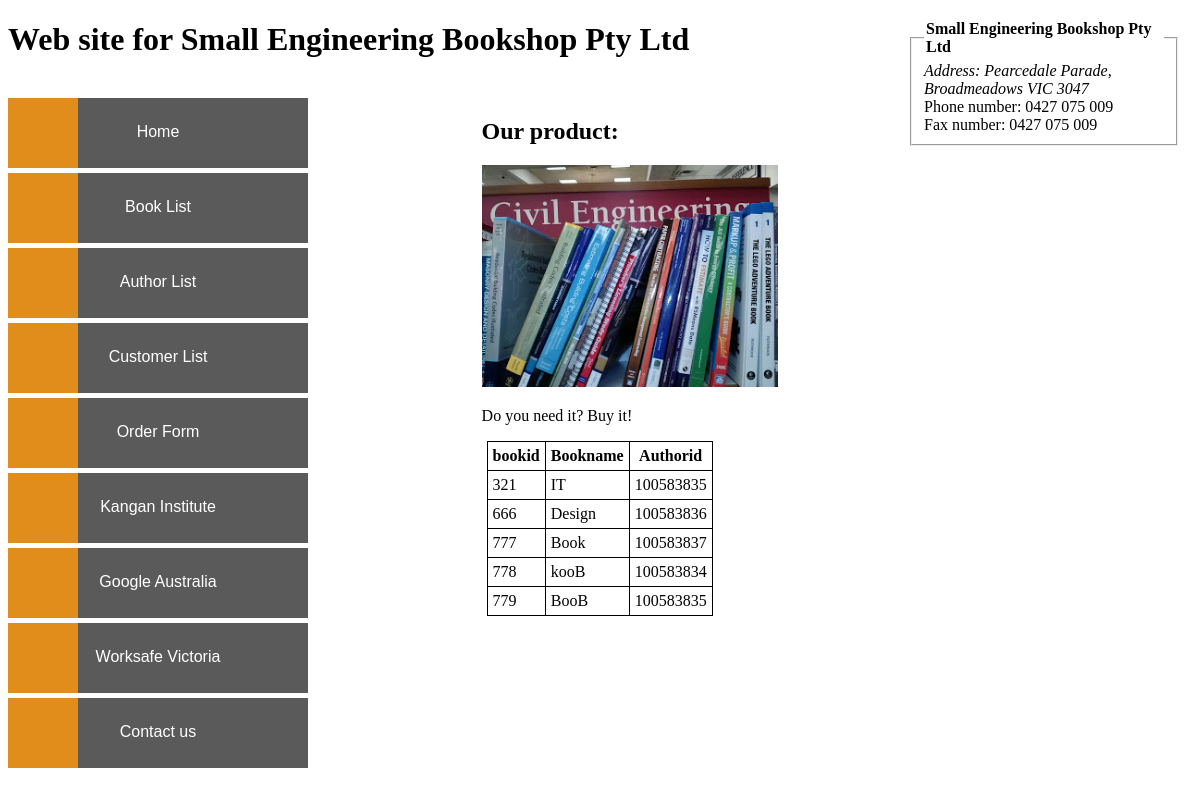
The page / on the database its author committed.
### tables this page shows
CREATE TABLE `Book` (
  `bookid` varchar(10) NOT NULL,
  `Bookname` varchar(30) NOT NULL,
  `Authorid` varchar(10) NOT NULL
);

### index.php (the view, shortened to what this page needs)
<!DOCTYPE html>
<html lang="en">
	<head>
				<link rel="stylesheet" href="main.css">
				<link rel="stylesheet prefetch" href="http://netdna.bootstrapcdn.com/font-awesome/3.1.1/css/font-awesome.min.css">
	</head>
	<body>
		<header>
				<h1>Web site for Small Engineering Bookshop Pty Ltd</h1>
					<fieldset style="width: 20%">
						<legend style="font-weight: bold">Small Engineering Bookshop Pty Ltd</legend>
							<address>Address:
									Pearcedale Parade, Broadmeadows VIC 3047
							</address>
								<div>Phone number: 0427 075 009</div>
								<div>Fax number: 0427 075 009</div>
					</fieldset>
		</header>
			<br>
		<main>
								<nav>
									<ul>
										<li class="var_nav">
											<div class="link_bg"></div>
											<div class="link_title">
												<div class="icon"><i class="icon-home icon-2x"></i></div>
													<a href="index.php"><span>Home</span></a>
											</div>
										</li>
										<li class="var_nav">
											<div class="link_bg"></div>
											<div class="link_title">
												<div class="icon"><i class="icon-briefcase icon-2x"></i></div>
													<a href="about.html"><span>Book List</span></a>
											</div>
										</li>
										<li class="var_nav">
											<div class="link_bg"></div>
											<div class="link_title">
												<div class="icon"><i class="icon-lightbulb icon-2x"></i></div>
													<a href="authorlist.php"><span>Author List</span></a>
											</div>
										</li>
										<li class="var_nav">
											<div class="link_bg"></div>
											<div class="link_title">
												<div class="icon"><i class="icon-list icon-2x"></i></div>
													<a href="product.html"><span>Customer List</span></a>
											</div>
										</li>
										<li class="var_nav">
											<div class="link_bg"></div>
											<div class="link_title">
												<div class="icon"><i class="icon-align-left icon-2x"></i></div>
													<a href="order.html"><span>Order Form</span></a>
											</div>
										</li>
										<li class="var_nav">
											<div class="link_bg"></div>
											<div class="link_title">
												<div class="icon"><i class="icon-leaf icon-2x"></i></div>
													<a href="https://www.kangan.edu.au/"><span>Kangan Institute</span></a>
											</div>
										</li>
										<li class="var_nav">
											<div class="link_bg"></div>
											<div class="link_title">
												<div class="icon"><i class="icon-fire icon-2x"></i></div>
													<a href="https://www.google.com.au/"><span>Google Australia</span></a>
											</div>
										</li>
										<li class="var_nav">
											<div class="link_bg"></div>
											<div class="link_title">
												<div class="icon"><i class="icon-wrench icon-2x"></i></div>
													<a href="https://www.workwell.vic.gov.au/"><span>Worksafe Victoria</span></a>
											</div>
										</li>
										<li class="var_nav">
											<div class="link_bg"></div>
											<div class="link_title">
												<div class="icon"><i class="icon-mobile-phone icon-2x"></i></div>
													<a href="contact.html"><span>Contact us</span></a>
											</div>
										</li>
									</ul>
								</nav>
		</main>
		<aside>
			<article>
							<h2>Our product:</h2>
								<img src="SmallEngineeringBookshop.jpg" alt="The Product of Small Engineering Bookshop Pty Ltd" height="222">
									<p>Do you need it? Buy it!</p>
									<?php
							            $host = 'localhost';
							            $database = 'books';
							            $user = 'root';
							            $password = 'root';
							            $link = mysqli_connect($host, $user, $password, $database)
							                or die("Error " . mysqli_error($link));
							            $query ="SELECT * FROM book ORDER BY bookid LIMIT 6";
							            $result = mysqli_query($link, $query) or die("Error " . mysqli_error($link));
							            if($result)
							            {
							                $rows = mysqli_num_rows($result);
							                echo "<table>
							                        <tr>
							                            <th>bookid</th>
							                            <th>Bookname</th>
							                            <th>Authorid</th>
							                        </tr>";
							                for ($i = 0 ; $i < $rows ; ++$i)
							                {
							                    echo "<tr>";
							                    while ($row = mysqli_fetch_row($result))
							                        {
							                        echo "<tr>";
							                            for ($j = 0 ; $j < 3 ; ++$j)
							                            echo "<td>$row[$j]</td>";
							                        echo "</tr>";
							                        }
							                }
							                echo "</table>";
							            }
							        ?>
			</article>
		</aside>
	</body>
</html>

### main.css (style rules this page uses)
table { border: 1px solid black; }
fieldset { float: right; position: absolute; right: 20px; top: 20px; }
main { float: left; }
aside { padding-left: 40%; padding-right: 20%; }
ul { margin : 0; padding : 0; list-style-type : none; backface-visibility : hidden; }
.var_nav { position : relative; background : #5a5a5a; width : 300px; height : 70px; margin-bottom : 5px; }
.link_bg { width : 70px; height : 70px; position : absolute; background : #e08d1b; color : #fff; z-index : 2; }
.link_title { position : absolute; width : 100%; z-index : 3; color : #fff; }
.icon { position : relative; width : 70px; height : 70px; text-align : center; color : #fff; float : left; float : left; }
a { display : block; position : absolute; float : left; font-family : arial; color : #fff; text-decoration : none; width : 100%; height : 70px; text-align : center; }
span { margin-top : 25px; display : block; }

### index.php (style rules this page uses)
table { border-collapse: collapse; }
table, th, td { border: 1px solid black; margin: 5px; padding: 5px; }

### rows shown on the page
book: bookid "321", Bookname "IT", Authorid "100583835"
book: bookid "666", Bookname "Design", Authorid "100583836"
book: bookid "777", Bookname "Book", Authorid "100583837"
book: bookid "778", Bookname "kooB", Authorid "100583834"
book: bookid "779", Bookname "BooB", Authorid "100583835"
